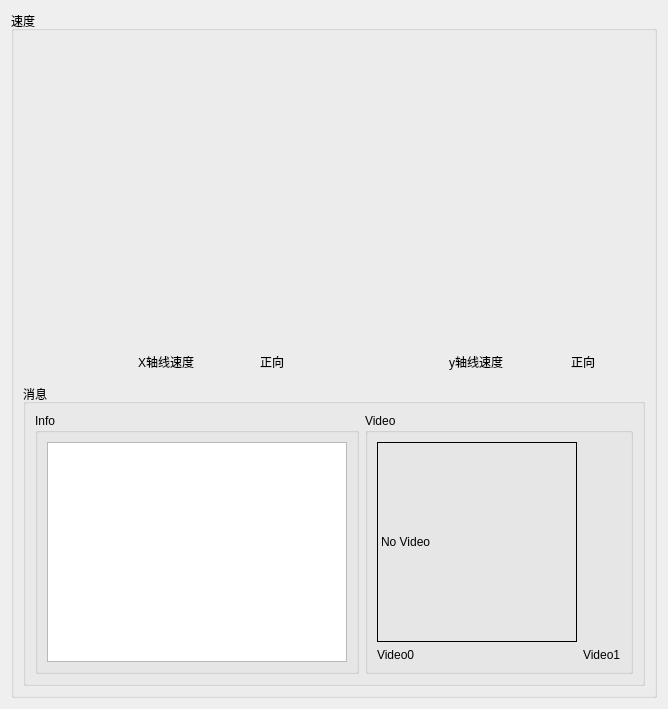
          <widget class="QWidget" name="tab_status">
           <attribute name="title">
            <string>基本</string>
           </attribute>
           <layout class="QVBoxLayout" name="verticalLayout_13">
            <item>
             <widget class="QGroupBox" name="groupBox_2">
              <property name="minimumSize">
               <size>
                <width>200</width>
                <height>200</height>
               </size>
              </property>
              <property name="title">
               <string>速度</string>
              </property>
              <layout class="QVBoxLayout" name="verticalLayout_12">
               <item>
                <layout class="QVBoxLayout" name="verticalLayout_4">
                 <item>
                  <layout class="QGridLayout" name="gridLayout_2">
                   <item row="0" column="0">
                    <layout class="QVBoxLayout" name="verticalLayout">
                     <item>
                      <widget class="QWidget" name="widget_speed_x" native="true">
                       <property name="minimumSize">
                        <size>
                         <width>300</width>
                         <height>300</height>
                        </size>
                       </property>
                       <property name="maximumSize">
                        <size>
                         <width>300</width>
                         <height>300</height>
                        </size>
                       </property>
                      </widget>
                     </item>
                     <item>
                      <layout class="QHBoxLayout" name="horizontalLayout">
                       <item>
                        <widget class="QLabel" name="label_7">
                         <property name="minimumSize">
                          <size>
                           <width>32</width>
                           <height>32</height>
                          </size>
                         </property>
                         <property name="maximumSize">
                          <size>
                           <width>32</width>
                           <height>32</height>
                          </size>
                         </property>
                         <property name="text">
                          <string/>
                         </property>
                         <property name="pixmap">
                          <pixmap resource="../resources/images.qrc">:/images/speed.png</pixmap>
                         </property>
                        </widget>
                       </item>
                       <item>
                        <widget class="QLabel" name="label_4">
                         <property name="maximumSize">
                          <size>
                           <width>80</width>
                           <height>30</height>
                          </size>
                         </property>
                         <property name="text">
                          <string>X轴线速度</string>
                         </property>
                        </widget>
                       </item>
                       <item>
                        <widget class="QLabel" name="label_dir_x">
                         <property name="maximumSize">
                          <size>
                           <width>30</width>
                           <height>30</height>
                          </size>
                         </property>
                         <property name="text">
                          <string>正向</string>
                         </property>
                        </widget>
                       </item>
                      </layout>
                     </item>
                    </layout>
                   </item>
                   <item row="0" column="1">
                    <layout class="QVBoxLayout" name="verticalLayout_3">
                     <item>
                      <widget class="QWidget" name="widget_speed_y" native="true">
                       <property name="minimumSize">
                        <size>
                         <width>300</width>
                         <height>300</height>
                        </size>
                       </property>
                       <property name="maximumSize">
                        <size>
                         <width>16777215</width>
                         <height>16777215</height>
                        </size>
                       </property>
                      </widget>
                     </item>
                     <item>
                      <layout class="QHBoxLayout" name="horizontalLayout_2">
                       <item>
                        <widget class="QLabel" name="label_8">
                         <property name="minimumSize">
                          <size>
                           <width>32</width>
                           <height>32</height>
                          </size>
                         </property>
                         <property name="maximumSize">
                          <size>
                           <width>32</width>
                           <height>32</height>
                          </size>
                         </property>
                         <property name="text">
                          <string/>
                         </property>
                         <property name="pixmap">
                          <pixmap resource="../resources/images.qrc">:/images/speed.png</pixmap>
                         </property>
                        </widget>
                       </item>
                       <item>
                        <widget class="QLabel" name="label_5">
                         <property name="maximumSize">
                          <size>
                           <width>80</width>
                           <height>30</height>
                          </size>
                         </property>
                         <property name="text">
                          <string>y轴线速度</string>
                         </property>
                        </widget>
                       </item>
                       <item>
                        <widget class="QLabel" name="label_dir_y">
                         <property name="maximumSize">
                          <size>
                           <width>30</width>
                           <height>30</height>
                          </size>
                         </property>
                         <property name="text">
                          <string>正向</string>
                         </property>
                        </widget>
                       </item>
                      </layout>
                     </item>
                    </layout>
                   </item>
                  </layout>
                 </item>
                 <item>
                  <widget class="QGroupBox" name="groupBox_12">
                   <property name="sizePolicy">
                    <sizepolicy hsizetype="MinimumExpanding" vsizetype="Preferred">
                     <horstretch>0</horstretch>
                     <verstretch>0</verstretch>
                    </sizepolicy>
                   </property>
                   <property name="minimumSize">
                    <size>
                     <width>300</width>
                     <height>0</height>
                    </size>
                   </property>
                   <property name="title">
                    <string>消息</string>
                   </property>
                   <layout class="QHBoxLayout" name="horizontalLayout_14">
                    <item>
                     <layout class="QHBoxLayout" name="horizontalLayout_7">
                      <item>
                       <widget class="QGroupBox" name="groupBox_4">
                        <property name="maximumSize">
                         <size>
                          <width>16777215</width>
                          <height>16777215</height>
                         </size>
                        </property>
                        <property name="title">
                         <string>Info</string>
                        </property>
                        <layout class="QGridLayout" name="gridLayout_8">
                         <item row="0" column="0">
                          <widget class="QListView" name="view_logging">
                           <property name="minimumSize">
                            <size>
                             <width>300</width>
                             <height>0</height>
                            </size>
                           </property>
                           <property name="maximumSize">
                            <size>
                             <width>12312312</width>
                             <height>12312312</height>
                            </size>
                           </property>
                          </widget>
                         </item>
                        </layout>
                       </widget>
                      </item>
                      <item>
                       <widget class="QGroupBox" name="groupBox_6">
                        <property name="title">
                         <string>Video</string>
                        </property>
                        <layout class="QGridLayout" name="gridLayout_7">
                         <item row="0" column="0">
                          <layout class="QGridLayout" name="gridLayout_3">
                           <item row="1" column="0">
                            <widget class="QLabel" name="label_v_name0">
                             <property name="maximumSize">
                              <size>
                               <width>16777215</width>
                               <height>15</height>
                              </size>
                             </property>
                             <property name="text">
                              <string>Video0</string>
                             </property>
                            </widget>
                           </item>
                           <item row="1" column="1">
                            <widget class="QLabel" name="label_v_name1">
                             <property name="maximumSize">
                              <size>
                               <width>16777215</width>
                               <height>15</height>
                              </size>
                             </property>
                             <property name="text">
                              <string>Video1</string>
                             </property>
                            </widget>
                           </item>
                           <item row="0" column="0">
                            <widget class="QLabel" name="label_video0">
                             <property name="minimumSize">
                              <size>
                               <width>200</width>
                               <height>200</height>
                              </size>
                             </property>
                             <property name="maximumSize">
                              <size>
                               <width>200</width>
                               <height>200</height>
                              </size>
                             </property>
                             <property name="styleSheet">
                              <string notr="true">border:1px solid rgb(0, 0, 0)</string>
                             </property>
                             <property name="text">
                              <string>No Video</string>
                             </property>
                             <property name="scaledContents">
                              <bool>true</bool>
                             </property>
                            </widget>
                           </item>
                          </layout>
                         </item>
                        </layout>
                       </widget>
                      </item>
                     </layout>
                    </item>
                   </layout>
                  </widget>
                 </item>
                </layout>
               </item>
              </layout>
             </widget>
            </item>
           </layout>
          </widget>
